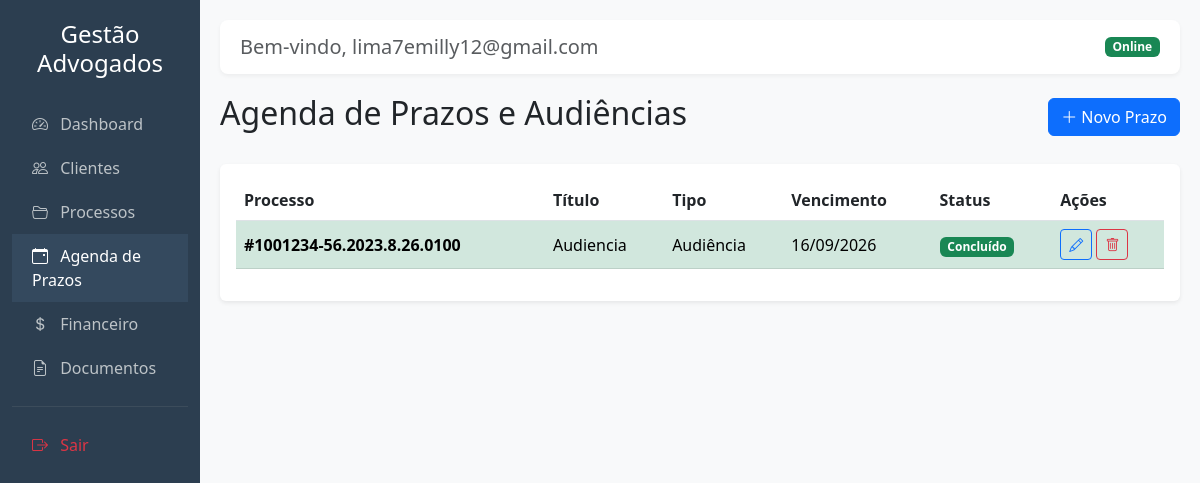
Screenshot of /prazos (signed in) with the database file from the repository.
### tables this page shows
CREATE TABLE prazos (
        id INTEGER PRIMARY KEY AUTOINCREMENT,
        processo_id INTEGER NOT NULL,
        titulo TEXT NOT NULL,
        data_vencimento DATE NOT NULL,
        tipo TEXT, -- audiencia, prazo_fatal
        concluido INTEGER DEFAULT 0, usuario_id INTEGER DEFAULT 1,
        FOREIGN KEY(processo_id) REFERENCES processos(id)
    );

CREATE TABLE processos (
        id INTEGER PRIMARY KEY AUTOINCREMENT,
        cliente_id INTEGER NOT NULL,
        numero_processo TEXT NOT NULL UNIQUE,
        tribunal TEXT,
        vara TEXT,
        parte_contraria TEXT,
        status TEXT,
        andamento_resumido TEXT,
        created_at DATETIME DEFAULT CURRENT_TIMESTAMP, usuario_id INTEGER DEFAULT 1,
        FOREIGN KEY(cliente_id) REFERENCES clientes(id)
    );

### app/controllers/PrazoController.php (called while the page is built, shortened)
<?php
class PrazoController {
    public function index() {
        $pdo = getDB();
        $stmt = $pdo->prepare("
            SELECT p.*, pr.numero_processo
            FROM prazos p
            JOIN processos pr ON p.processo_id = pr.id
            WHERE p.usuario_id = ?
            ORDER BY p.concluido ASC, p.data_vencimento ASC
        "); $stmt->execute([$_SESSION["user_id"]]); $prazos = $stmt->fetchAll();
        require 'app/views/layout.php';
    }
}

### app/views/prazos/index.php (the view, shortened to what this page needs)
<div class="d-flex justify-content-between align-items-center mb-4">
    <h2>Agenda de Prazos e Audiências</h2>
    <a href="<?= BASE_URL ?>/prazos/novo" class="btn btn-primary"><i class="bi bi-plus-lg"></i> Novo Prazo</a>
</div>
<div class="card shadow-sm border-0">
    <div class="card-body">
        <div class="table-responsive">
            <table class="table table-hover align-middle">
                <thead>
                    <tr>
                        <th>Processo</th>
                        <th>Título</th>
                        <th>Tipo</th>
                        <th>Vencimento</th>
                        <th>Status</th>
                        <th>Ações</th>
                    </tr>
                </thead>
                <tbody>
                    <?php
                    foreach($prazos as $prazo):
                        $vencimento = new DateTime($prazo['data_vencimento']);
                        $classeLinha = '';
                        $alerta = '';
                        if ($prazo['concluido'] == 1) {
                            $classeLinha = 'table-success text-muted';
                            $alerta = '<span class="badge bg-success">Concluído</span>';
                        }
                    ?>
                    <tr class="<?= $classeLinha ?>">
                        <td><strong>#<?= htmlspecialchars($prazo['numero_processo']) ?></strong></td>
                        <td><?= htmlspecialchars($prazo['titulo']) ?></td>
                        <td><?= htmlspecialchars($prazo['tipo']) ?></td>
                        <td><?= $vencimento->format('d/m/Y') ?></td>
                        <td><?= $alerta ?></td>
                        <td>
                            <a href="<?= BASE_URL ?>/prazos/editar/<?= $prazo['id'] ?>" class="btn btn-sm btn-outline-primary" title="Editar"><i class="bi bi-pencil"></i></a>
                            <a href="<?= BASE_URL ?>/prazos/excluir/<?= $prazo['id'] ?>" class="btn btn-sm btn-outline-danger" title="Excluir" onclick="return confirm('Tem certeza que deseja excluir este prazo?');"><i class="bi bi-trash"></i></a>
                        </td>
                    </tr>
                    <?php endforeach; ?>
                </tbody>
            </table>
        </div>
    </div>
</div>

### app/views/layout.php (style rules this page uses)
body { font-family: 'Segoe UI', Tahoma, Geneva, Verdana, sans-serif; background-color: #f8f9fa; }

### rows the page displays
prazos: processo.numero_processo "1001234-56.2023.8.26.0100", titulo "Audiencia", tipo "Audiência", data_vencimento "16/09/2026", concluido "Concluído"

### other values shown
$_SESSION['email'] "lima7emilly12@gmail.com"
